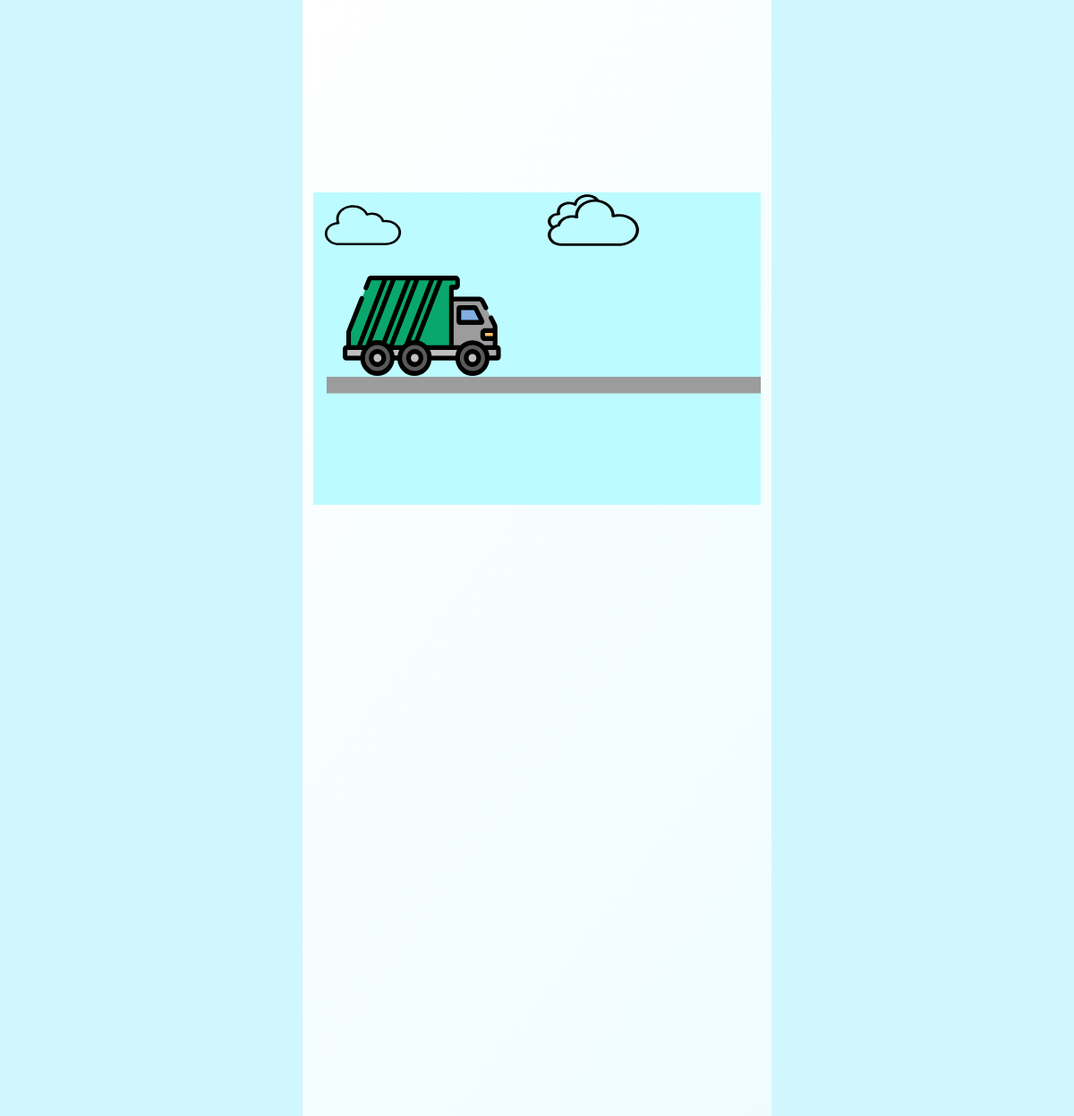
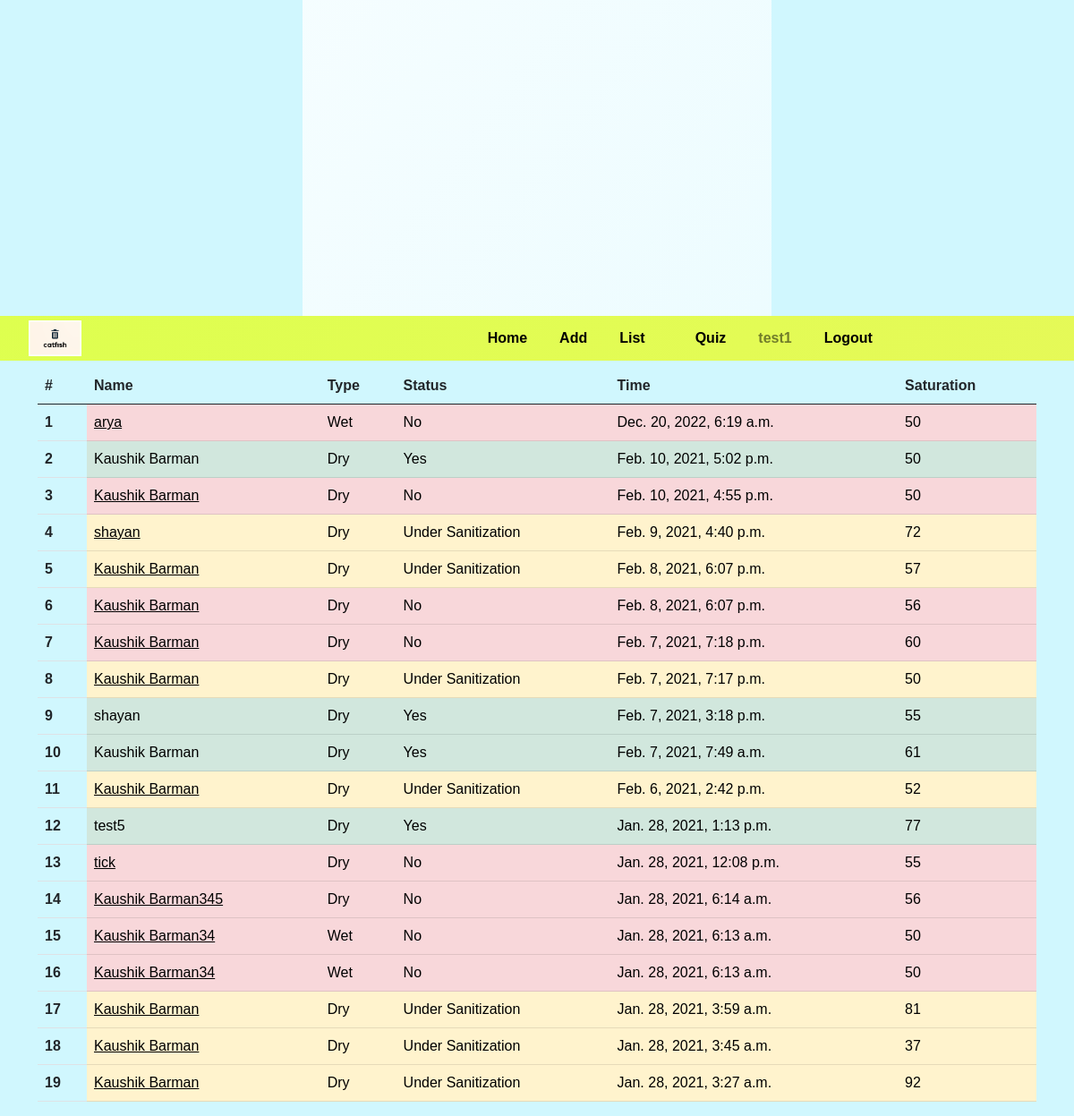
Screenshot of /list (signed in) with the database file from the repository (2 pictures, top to bottom).
### feed/models.py (models this page shows, shortened)
class Locations(models.Model):
    name = models.CharField(max_length=200)
    locator_user = models.ForeignKey(User,on_delete=models.CASCADE)
    locator_mail = models.CharField(max_length=200)
    sanitized = models .CharField(max_length=200, default="No")
    sanitizer_mail = models.CharField(max_length=200, blank = True, null=True)
    garbageType = models.CharField(max_length=50)
    coordinates_lat = models.CharField(max_length=200)
    coordinates_lng =models.CharField(max_length=200)
    saturation = models.CharField(max_length = 200)
    time = models.DateTimeField(auto_now_add=True)

### feed/views.py (the view)
# urls.py: path('list', views.list,name='list'),
def list(request):
    locations = Locations.objects.all().order_by("-time")
    context={
        "locations":locations
    }
    return render (request,'list_.html', context)

### templates/list_.html (shortened to what this page needs)
{% load static %}
<!DOCTYPE html>
<html lang="en">
<head>
    <link href="https://cdn.jsdelivr.net/npm/bootstrap@5.0.0-beta1/dist/css/bootstrap.min.css" rel="stylesheet">
    <link rel="stylesheet" href="{% static 'style_f.css' %}">
  </head>
<body>
  <div style="width: fit-content;
  height: 200vh;"  class="container-fluid loader">
</div>
<section id="nav-bar">
  <nav class="navbar navbar-expand-lg navbar-light bg-light">
    <div class="container-fluid">
      <a class="navbar-brand" href="{% url 'home' %}"><img src="{% static 'SanijunkFunky.png' %}" alt=""></a>
      <div class="collapse navbar-collapse" id="navbarSupportedContent">
        <ul style="margin-left: 35vw;" class="navbar-nav me-auto mb-2 mb-lg-0">
          <li class="nav-item">
            <a class="nav-link active" aria-current="page" href="{% url 'home' %}">Home</a>
          </li>
          <li class="nav-item">
            <a class="nav-link" href="{% url 'add_location' %}">Add</a>
          </li>
          <li class="nav-item">
            <a class="nav-link" href="{% url 'list' %}">List</a>
          </li>
          <li class="nav-item">
          </li>
          <li class="nav-item">
            <a class="nav-link" href="{% url 'quiz' %}">Quiz</a>
          </li>
          {% if request.user.is_authenticated  %}
          <li class="nav-item">
            <a style="opacity: .5;" class="nav-link" href="#">{{request.user.username}}</a>
          </li>
          <li class="nav-item">
            <a class="nav-link " href="{% url 'logout' %}" tabindex="-1" aria-disabled="true">Logout</a>
          </li>
          {% else %}
          <li class="nav-item">
            <a class="nav-link"  href="{% url 'signup_home' %}" tabindex="-1" aria-disabled="true">Login</a>
          </li>
          {% endif %}
        </ul>
      </div>
    </div>
  </nav>
  </section>
    <div class="container mt-2">
        <div class="table-responsive">
        <table class="table">
            <thead>
              <tr>
                <th scope="col">#</th>
                <th scope="col">Name</th>
                <th scope="col">Type</th>
                <th scope="col">Status</th>
                <th scope="col">Time</th>
                <th scope="col">Saturation</th>
              </tr>
            </thead>
            <tbody>
                {% for location in locations %}
                {% if location.sanitized == "Yes" %}
              <tr>
                <th scope="row">{{forloop.counter}}</th>
                <td class="table-success">{{location.name}}</td>
                <td class="table-success">{{location.garbageType}}</td>
                <td class="table-success">{{location.sanitized}}</td>
                <td class="table-success">{{location.time}}</td>
                <td class="table-success">{{location.saturation}}</td>
              </tr>
              {% endif %}
              {% if location.sanitized == "No" %}
              <tr>
                <th scope="row">{{forloop.counter}}</th>
                <td class="table-danger"><a href="{% url 'details' location.pk %}">{{location.name}}</a></td>
                <td class="table-danger">{{location.garbageType}}</td>
                <td class="table-danger">{{location.sanitized}}</td>
                <td class="table-danger">{{location.time}}</td>
                <td class="table-danger">{{location.saturation}}</td>
              </tr>
              {% endif %}
              {% if location.sanitized == "Under Sanitization" %}
              <tr>
                <th scope="row">{{forloop.counter}}</th>
                <td class="table-warning"><a href="{% url 'details' location.pk %}">{{location.name}}</a></td>
                <td class="table-warning">{{location.garbageType}}</td>
                <td class="table-warning">{{location.sanitized}}</td>
                <td class="table-warning">{{location.time}}</td>
                <td class="table-warning">{{location.saturation}}</td>
              </tr>
              {% endif %}
              {% endfor %}
            </tbody>
          </table>
        </div>
    </div>
</body>
</html>

### static/style_f.css (style rules this page uses)
* { margin: 0; padding: 0; }
a { color:black; }
body { font-family:sans-serif ; }
#nav-bar { position: sticky; top: 0; z-index: 10; }
.navbar { padding: 0 !important; }
.navbar { background: linear-gradient(318deg, #fbe872, #deff4f); background-size: 400% 400%; -webkit-animation: AnimationName 3s ease infinite; -moz-animation: AnimationName 3s ease infinite; animation: AnimationName 3s ease infinite; }
.navbar-brand img { height: 40px; padding-left: 20px; }
.navbar-nav li { padding:0 10px; }
.navbar-nav li a { color:#fff !important; font-weight:600; float: right; text-align: left; }
.navbar-nav li a { color: black !important; font-weight: 600; float: right; text-align: left; }

### templates/list_.html (style rules this page uses)
body { background: #d0f7fe; }
.loader { background: linear-gradient(307deg, #b6f3fe, #ffffff); background-size: 400% 400%; -webkit-animation: AnimationName 3s ease infinite; -moz-animation: AnimationName 3s ease infinite; animation: AnimationName 3s ease infinite; }

### rows the page displays
Locations: name "arya", garbageType "Wet", sanitized "No", time "Dec. 20, 2022, 6:19 a.m.", saturation "50"
Locations: name "Kaushik Barman", garbageType "Dry", sanitized "Yes", time "Feb. 10, 2021, 5:02 p.m.", saturation "50"
Locations: name "Kaushik Barman", garbageType "Dry", sanitized "No", time "Feb. 10, 2021, 4:55 p.m.", saturation "50"
Locations: name "shayan", garbageType "Dry", sanitized "Under Sanitization", time "Feb. 9, 2021, 4:40 p.m.", saturation "72"
Locations: name "Kaushik Barman", garbageType "Dry", sanitized "Under Sanitization", time "Feb. 8, 2021, 6:07 p.m.", saturation "57"
Locations: name "Kaushik Barman", garbageType "Dry", sanitized "No", time "Feb. 8, 2021, 6:07 p.m.", saturation "56"
Locations: name "Kaushik Barman", garbageType "Dry", sanitized "No", time "Feb. 7, 2021, 7:18 p.m.", saturation "60"
Locations: name "Kaushik Barman", garbageType "Dry", sanitized "Under Sanitization", time "Feb. 7, 2021, 7:17 p.m.", saturation "50"
Locations: name "shayan", garbageType "Dry", sanitized "Yes", time "Feb. 7, 2021, 3:18 p.m.", saturation "55"
Locations: name "Kaushik Barman", garbageType "Dry", sanitized "Yes", time "Feb. 7, 2021, 7:49 a.m.", saturation "61"
Locations: name "Kaushik Barman", garbageType "Dry", sanitized "Under Sanitization", time "Feb. 6, 2021, 2:42 p.m.", saturation "52"
Locations: name "test5", garbageType "Dry", sanitized "Yes", time "Jan. 28, 2021, 1:13 p.m.", saturation "77"
Locations: name "tick", garbageType "Dry", sanitized "No", time "Jan. 28, 2021, 12:08 p.m.", saturation "55"
Locations: name "Kaushik Barman345", garbageType "Dry", sanitized "No", time "Jan. 28, 2021, 6:14 a.m.", saturation "56"
Locations: name "Kaushik Barman34", garbageType "Wet", sanitized "No", time "Jan. 28, 2021, 6:13 a.m.", saturation "50"
Locations: name "Kaushik Barman34", garbageType "Wet", sanitized "No", time "Jan. 28, 2021, 6:13 a.m.", saturation "50"
Locations: name "Kaushik Barman", garbageType "Dry", sanitized "Under Sanitization", time "Jan. 28, 2021, 3:59 a.m.", saturation "81"
Locations: name "Kaushik Barman", garbageType "Dry", sanitized "Under Sanitization", time "Jan. 28, 2021, 3:45 a.m.", saturation "37"
Locations: name "Kaushik Barman", garbageType "Dry", sanitized "Under Sanitization", time "Jan. 28, 2021, 3:27 a.m.", saturation "92"

### other values shown
{{ request.user.username }} "test1"
